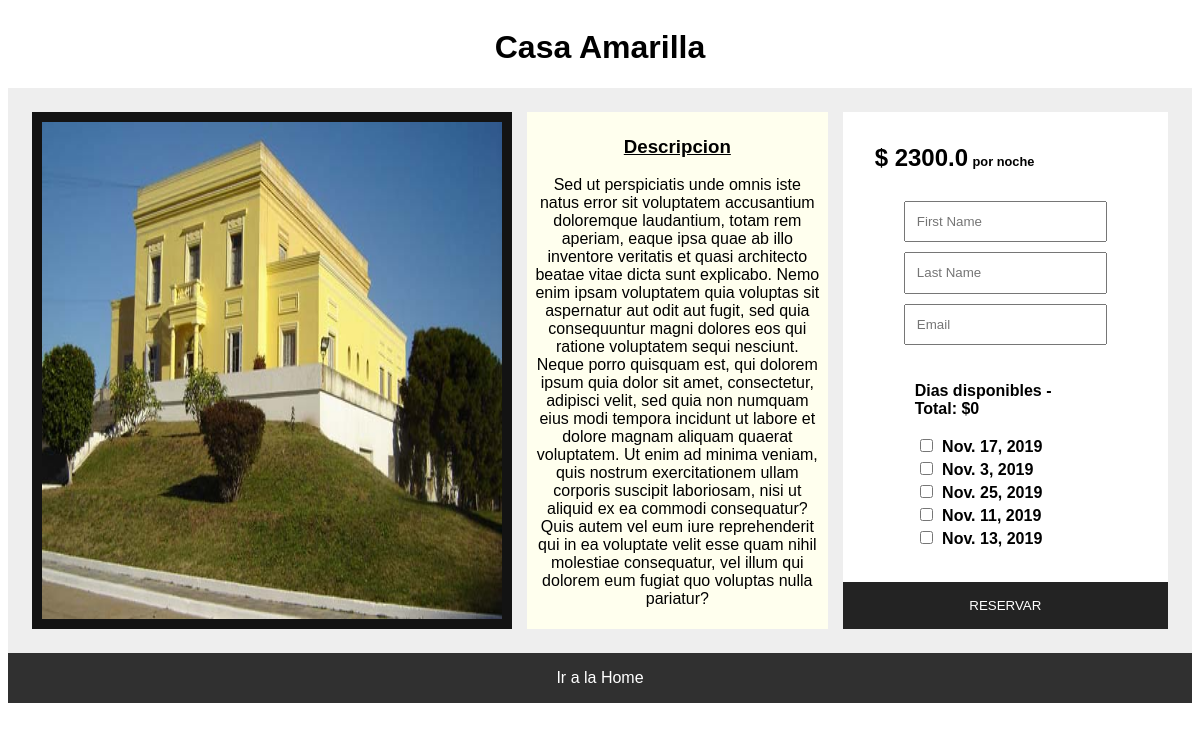
Page /ownerships/4 on the committed database.
### hotel/models.py (models this page shows)
class Ownership(models.Model):
    amount_pax = models.IntegerField(default=1)
    title = models.CharField(max_length=60, default='Undefined Title')
    city = models.ForeignKey(City, on_delete=models.CASCADE)
    cover = models.ImageField(blank=False, null=False, upload_to='static/images/', default='')
    rate = models.FloatField(default=0)
    host = models.ForeignKey(Host,on_delete=models.CASCADE, null=True)
    description = models.TextField(max_length=3000, default="", null=True)
    def __str__(self):
        return "\nCity: \t %s" % self.city

class RentalDate(models.Model):
    date = models.DateField()
    ownership = models.ForeignKey(Ownership, on_delete=models.CASCADE, default=None, null=True)
    booked = models.ForeignKey(Book, on_delete=models.SET_NULL, null=True, blank=True)
    def __str__(self):
        return "\nDate:  %s , \nBooked: \t %s \nOwnership: \t %s" % (self.date, self.booked, self.ownership)

### hotel/views.py (the view)
# urls.py: path('ownerships/<int:ownership_id>', ownership_details, name="ownership_details"),
def ownership_details(request, ownership_id, message=None):
    ownership = get_object_or_404(Ownership, pk=ownership_id)
    rental_dates = RentalDate.objects.filter(ownership_id=ownership_id, booked=None);
    print(rental_dates)
    context = {
        'ownership': ownership,
        'rental_dates': rental_dates,
        'message': message
    }
    return render(request, 'hotel/ownership_details.html', context)

### hotel/models.py (called while the page is built)
    def __str__(self):
        return str(self.name)

### templates/hotel/ownership_details.html (shortened to what this page needs)
<!doctype html>
{% load static from staticfiles %}
<html lang="en">
<head>
    <link rel="stylesheet" href="{%  static 'css/style.css' %}">
    <link rel="stylesheet" href="{% static 'css/ownership-details.css' %}">
</head>
<body>
    <main class="main">
        <h1 style="text-align: center;">{{ ownership.title }}</h1>
        <div class="ownership-details-body">
            <div class="ownership-details-image">
                <img src="/{{ownership.cover}}" alt="{{ownership.title}}">
            </div>
            <div class="ownership-details-description">
                <h3 style="text-decoration:underline">Descripcion</h3>
                <p>
                    {{ownership.description}}
                </p>
            </div>
            <div class="ownership-details-book">
                <div class="book-rate-info">
                    <div class="book-rate">$ <span id="rate">{{ ownership.rate }}</span></div>
                    <div class="book-inline-text">por noche</div>
                    {% if rental_dates %}
                    <form name="bookForm" class="book-form" action="/hotel/book" method="POST" autocomplete="off">
                        <input type="text" name="name" placeholder="First Name" required>
                        <input type="text" name="lastname" placeholder="Last Name" required>
                        <input type="email" name="email" placeholder="Email" required>
                        <div class="book-dates">
                            <p>Dias disponibles - Total: $<span id="total">0</span> </p>
                            {% for date in rental_dates %}
                            <div class="input-date">
                                <input type="checkbox" onchange='handleChange(this);' name="date[]"
                                    value="{{ date.id }}"> {{ date.date }}
                            </div>
                            {% endfor %}
                        </div>
                        <button id="btn-book" class="btn-book btn-accent btn-block" type="submit"
                            disabled="disabled">Reservar</button>
                    </form>
                    {% else %}
                    <h2 style="position:relative;top:30px" class="alert message-warning">No hay dias disponibles...</h2>
                    {% endif %}
                </div>
            </div>
        </div>
        <a href="/" class="btn-back btn-default">Ir a la Home</a>
    </main>
</body>
</html>

### static/css/style.css (style rules this page uses)
body { font-family: sans-serif; }

### static/css/ownership-details.css (style rules this page uses)
.main { display: grid; grid-template-columns: auto; grid-template-rows: min-content min-content min-content; }
.ownership-details-body { display: grid; padding:1.5rem; background: #eee; grid-template-columns: 30rem 2fr 2fr; row-gap: 10px; column-gap: 15px; }
.ownership-details-description { padding: 5px; text-align: center; background: #FFE; }
.ownership-details-image { padding: 10px; background: #131313 }
.ownership-details-image img { width: 100%; height: 100%; }
.ownership-details-book { position: relative; padding:2rem; color: #000000; background: #FFF; }
.book-rate-info { font-weight: bold; }
.book-rate { display: inline; color: #000000; font-size: 1.5rem; }
.book-inline-text { display: inline; font-size: .8rem; }
.btn-book { position: absolute; bottom: 0; left:0; border: none; padding:1rem; cursor:pointer; text-transform:uppercase; }
.btn-block { width:100%; }
.btn-back { position: relative; border: none; padding:1rem; text-decoration: none; text-align: center; bottom:0; top:0; }
.btn-accent { color: #FFF; background: crimson; }
.btn-default { color: #FFF; background: #303030; }
.book-form { padding:1.5rem; }
.book-form input { padding:.7rem; margin:5px; }
.btn-book:disabled { cursor: default; background: #232323; }
.book-dates { padding:1rem; }

### rows in the picture
Ownership: title "Casa Amarilla", cover (picture), description "Sed ut perspiciatis unde omnis iste natus error sit voluptatem accusantium doloremque laudantium, totam rem aperiam, eaque ipsa quae ab illo inventore veritatis et quasi architecto beatae vitae dicta sunt explicabo. Nemo enim ipsam voluptatem quia voluptas sit aspernatur aut odit aut fugit, sed quia consequuntur magni dolores eos qui ratione voluptatem sequi nesciunt. Neque porro quisquam est, qui dolorem ipsum quia dolor sit amet, consectetur, adipisci velit, sed quia non numquam eius modi tempora incidunt ut labore et dolore magnam aliquam quaerat voluptatem. Ut enim ad minima veniam, quis nostrum exercitationem ullam corporis suscipit laboriosam, nisi ut aliquid ex ea commodi…", rate "2300.0"
RentalDate: date "Nov. 17, 2019"
RentalDate: date "Nov. 3, 2019"
RentalDate: date "Nov. 25, 2019"
RentalDate: date "Nov. 11, 2019"
RentalDate: date "Nov. 13, 2019"
